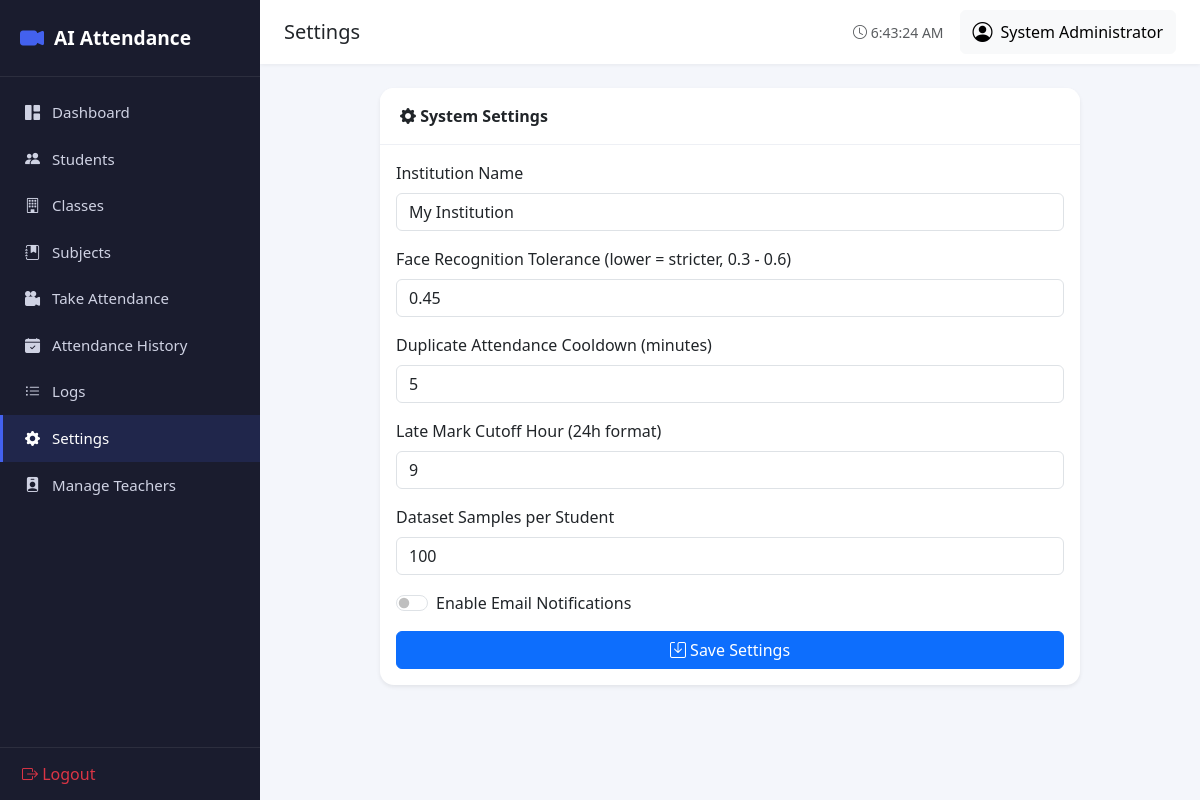
Screenshot of /settings/ (signed in) with the database file from the repository.
### models/setting.py (models this page shows, shortened)
class Setting(db.Model, TimestampMixin, SerializerMixin):
    __tablename__ = "settings"
    id = db.Column(db.Integer, primary_key=True, autoincrement=True)
    key = db.Column(db.String(100), unique=True, nullable=False, index=True)
    value = db.Column(db.Text, nullable=True)
    description = db.Column(db.String(255), nullable=True)

### routes/settings_routes.py (the view)
@settings_bp.route("/", methods=["GET", "POST"])
@roles_required("admin", "superadmin")
def index():
    if request.method == "POST":
        settings_controller.update(request.form)
        flash("Settings updated successfully.", "success")
        return redirect(url_for("settings.index"))
    settings = settings_controller.get_all()
    return render_template("admin/settings.html", settings=settings)

### templates/admin/settings.html (shortened to what this page needs)
{% extends "base.html" %}
{% block title %}Settings{% endblock %}
{% block content %}
<div class="card shadow-sm mx-auto" style="max-width: 700px;">
    <div class="card-header"><i class="bi bi-gear-fill"></i> System Settings</div>
    <div class="card-body">
        <form method="POST">
            <div class="mb-3">
                <label class="form-label">Institution Name</label>
                <input type="text" name="institution_name" class="form-control" value="{{ settings.get('institution_name', '') }}">
            </div>
            <div class="mb-3">
                <label class="form-label">Face Recognition Tolerance (lower = stricter, 0.3 - 0.6)</label>
                <input type="number" step="0.01" min="0.3" max="0.6" name="face_recognition_tolerance" class="form-control" value="{{ settings.get('face_recognition_tolerance', '0.45') }}">
            </div>
            <div class="mb-3">
                <label class="form-label">Duplicate Attendance Cooldown (minutes)</label>
                <input type="number" min="1" max="60" name="attendance_cooldown_minutes" class="form-control" value="{{ settings.get('attendance_cooldown_minutes', '5') }}">
            </div>
            <div class="mb-3">
                <label class="form-label">Late Mark Cutoff Hour (24h format)</label>
                <input type="number" min="0" max="23" name="late_cutoff_hour" class="form-control" value="{{ settings.get('late_cutoff_hour', '9') }}">
            </div>
            <div class="mb-3">
                <label class="form-label">Dataset Samples per Student</label>
                <input type="number" min="20" max="300" name="dataset_samples_per_student" class="form-control" value="{{ settings.get('dataset_samples_per_student', '100') }}">
            </div>
            <div class="mb-3 form-check form-switch">
                <input type="checkbox" name="enable_email_notifications" value="true" class="form-check-input" role="switch"
                       {{ 'checked' if settings.get('enable_email_notifications') == 'true' }}>
                <label class="form-check-label">Enable Email Notifications</label>
            </div>
            <button type="submit" class="btn btn-primary w-100"><i class="bi bi-save"></i> Save Settings</button>
        </form>
    </div>
</div>
{% endblock %}

### static/css/style.css (style rules this page uses)
:root { --primary: #4361ee; --primary-dark: #3a56d4; --sidebar-width: 260px; --navbar-height: 64px; --bg-light: #f4f6fb; }
* { box-sizing: border-box; }
body { background-color: var(--bg-light); font-family: "Segoe UI", Roboto, -apple-system, sans-serif; margin: 0; }
.card { border: none; border-radius: 14px; }
.card-header { background: #fff; border-bottom: 1px solid #eef0f5; font-weight: 600; border-radius: 14px 14px 0 0 !important; padding: 16px 20px; }

### rows the page displays
Setting: institution_name "My Institution"
Setting: face_recognition_tolerance "0.45"
Setting: dataset_samples_per_student "100"

### other values shown
{{ session.get('full_name', 'Admin') }} "System Administrator"
